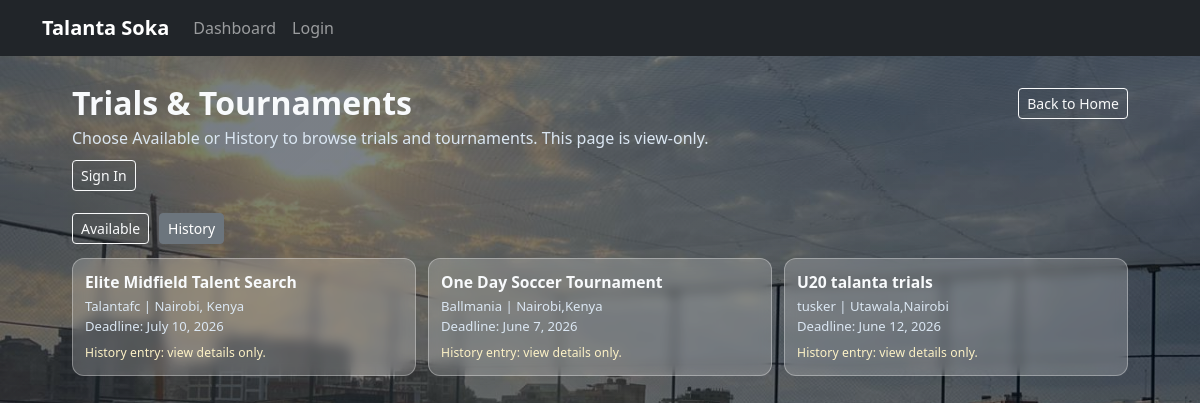
Page /opportunities/browse/?view=history on the committed database.
### opportunities/models.py (models this page shows, shortened)
class Opportunity(models.Model):
	scout = models.ForeignKey(
		settings.AUTH_USER_MODEL,
		on_delete=models.CASCADE,
		related_name='posted_opportunities',
	)
	title = models.CharField(max_length=150)
	organization = models.CharField(max_length=150)
	description = models.TextField()
	poster_image = models.ImageField(upload_to='opportunity_posters/', blank=True, null=True)
	location = models.CharField(max_length=120)
	deadline = models.DateField()
	max_applications = models.PositiveIntegerField(blank=True, null=True)
	is_active = models.BooleanField(default=True)
	created_at = models.DateTimeField(auto_now_add=True)
	updated_at = models.DateTimeField(auto_now=True)
	class Meta:
		ordering = ['-created_at']

### opportunities/views.py (the view)
# urls.py: path('browse/', views.public_opportunities, name='public_opportunities'),
def public_opportunities(request):
	_auto_expire_passed_deadline_opportunities()
	selected_view = request.GET.get('view', 'available').strip().lower()
	if selected_view not in {'available', 'history'}:
		selected_view = 'available'
	available_opportunities = Opportunity.objects.filter(is_active=True).order_by('deadline', '-created_at')
	history_opportunities = Opportunity.objects.filter(is_active=False).order_by('-updated_at', '-created_at')
	return render(
		request,
		'opportunities/public_opportunities.html',
		{
			'available_opportunities': available_opportunities,
			'history_opportunities': history_opportunities,
			'selected_view': selected_view,
		},
	)

### opportunities/views.py (called while the page is built)
def _auto_expire_passed_deadline_opportunities():
	today = timezone.localdate()
	Opportunity.objects.filter(is_active=True, deadline__lt=today).update(is_active=False)

### templates/opportunities/public_opportunities.html (shortened to what this page needs)
{% extends 'base.html' %}
{% load static %}
{% block content %}
<section class="trials-shell">
    <div class="trials-page">
            <div class="d-flex justify-content-between align-items-center mb-1 flex-wrap gap-2">
                <h2 class="trials-heading mb-0">Trials & Tournaments</h2>
                <a href="{% url 'home' %}" class="btn btn-outline-light btn-sm">Back to Home</a>
            </div>
            <p class="trials-subtext mb-2">Choose Available or History to browse trials and tournaments. This page is view-only.</p>
            <div class="trials-cta">
                <a href="{% url 'login' %}" class="btn btn-outline-light btn-sm">Sign In</a>
            </div>
            <div class="trials-switch">
                <a href="{% url 'public_opportunities' %}?view=available" class="btn btn-sm {% if selected_view == 'available' %}btn-light text-dark{% else %}btn-outline-light{% endif %}">Available</a>
                <a href="{% url 'public_opportunities' %}?view=history" class="btn btn-sm {% if selected_view == 'history' %}btn-secondary{% else %}btn-outline-secondary text-light{% endif %}">History</a>
            </div>
            {% if selected_view == 'available' %}
            {% if available_opportunities %}
                <div class="trials-grid">
                    {% for opportunity in available_opportunities %}
                        <div class="trial-card">
                            <button
                                class="trial-summary-btn"
                                type="button"
                                data-bs-toggle="collapse"
                                data-bs-target="#trial-{{ opportunity.id }}"
                                aria-expanded="false"
                                aria-controls="trial-{{ opportunity.id }}"
                            >
                                <div class="trial-summary-title">{{ opportunity.title }}</div>
                                <div class="trial-summary-meta">{{ opportunity.organization }} | {{ opportunity.location }}</div>
                                <div class="trial-summary-meta">Deadline: {{ opportunity.deadline }}</div>
                                <div class="trial-summary-note">Tap to read full requirements and plan your next step.</div>
                            </button>
                            <div id="trial-{{ opportunity.id }}" class="collapse trial-details">
                                {% if opportunity.poster_image %}
                                    <img src="{{ opportunity.poster_image.url }}" alt="{{ opportunity.title }} poster" class="trial-poster">
                                {% endif %}
                                <p><strong>Organization:</strong> {{ opportunity.organization }}</p>
                                <p><strong>Location:</strong> {{ opportunity.location }}</p>
                                <p><strong>Deadline:</strong> {{ opportunity.deadline }}</p>
                                <p class="mb-0">{{ opportunity.description }}</p>
                            </div>
                        </div>
                    {% endfor %}
                </div>
            {% else %}
                <div class="empty-note">No available trials or tournaments right now. Check back soon.</div>
            {% endif %}
            {% else %}
            {% if history_opportunities %}
                <div class="trials-grid">
                    {% for opportunity in history_opportunities %}
                        <div class="trial-card">
                            <button
                                class="trial-summary-btn"
                                type="button"
                                data-bs-toggle="collapse"
                                data-bs-target="#trial-history-{{ opportunity.id }}"
                                aria-expanded="false"
                                aria-controls="trial-history-{{ opportunity.id }}"
                            >
                                <div class="trial-summary-title">{{ opportunity.title }}</div>
                                <div class="trial-summary-meta">{{ opportunity.organization }} | {{ opportunity.location }}</div>
                                <div class="trial-summary-meta">Deadline: {{ opportunity.deadline }}</div>
                                <div class="trial-summary-note">History entry: view details only.</div>
                            </button>
                        </div>
                    {% endfor %}
                </div>
            {% else %}
                <div class="empty-note">No history records yet for trials or tournaments.</div>
            {% endif %}
            {% endif %}
    </div>
</section>
{% endblock %}

### templates/base.html (style rules this page uses)
body { background: radial-gradient(circle at top left, rgba(14,116,144,.10), transparent 40%), radial-gradient(circle at bottom right, rgba(245,158,11,.10), transparent 45%), #f1f5f9; min-height:100vh; }

### rows in the picture
Opportunity: title "Elite Midfield Talent Search", organization "Talantafc", location "Nairobi, Kenya", deadline "July 10, 2026"
Opportunity: title "One Day Soccer Tournament", organization "Ballmania", location "Nairobi,Kenya", deadline "June 7, 2026"
Opportunity: title "U20 talanta trials", organization "tusker", location "Utawala,Nairobi", deadline "June 12, 2026"
